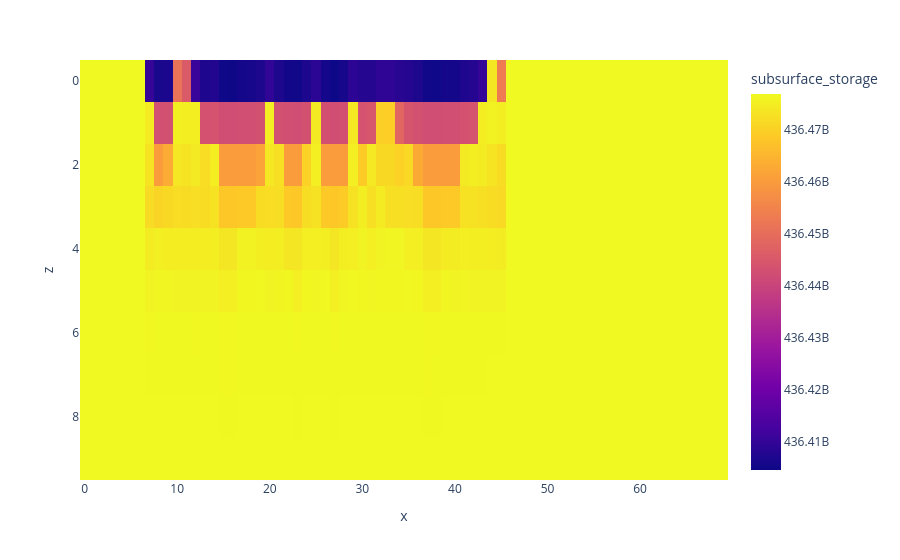

The notebook cell saved with this chart:
### Code cell
px.imshow(storage_diff_snapshot.isel(y=40))

### Figure 1 — Plotly figure (JSON) as saved in the notebook; plotly's stock layout.template omitted (floating-point values rounded to 4 significant figures; data arrays with more than 128 entries replaced by an {"elided": "..."} marker saying what was removed)
{"data": [{"coloraxis": "coloraxis", "hovertemplate": "x: %{x}<br>z: %{y}<br>subsurface_storage: %{z}<extra></extra>", "name": "0", "type": "heatmap", "x": [0, 1, 2, 3, 4, 5, 6, 7, 8, 9, 10, 11, 12, 13, 14, 15, 16, 17, 18, 19, 20, 21, 22, 23, 24, 25, 26, 27, 28, 29, 30, 31, 32, 33, 34, 35, 36, 37, 38, 39, 40, 41, 42, 43, 44, 45, 46, 47, 48, 49, 50, 51, 52, 53, 54, 55, 56, 57, 58, 59, 60, 61, 62, 63, 64, 65, 66, 67, 68, 69], "xaxis": "x", "y": [0, 1, 2, 3, 4, 5, 6, 7, 8, 9], "yaxis": "y", "z": {"elided": "10x70 float values"}}], "layout": {"coloraxis": {"colorbar": {"title": {"text": "subsurface_storage"}}, "colorscale": [[0, "#0d0887"], [0.1111, "#46039f"], [0.2222, "#7201a8"], [0.3333, "#9c179e"], [0.4444, "#bd3786"], [0.5556, "#d8576b"], [0.6667, "#ed7953"], [0.7778, "#fb9f3a"], [0.8889, "#fdca26"], [1, "#f0f921"]]}, "margin": {"t": 60}, "xaxis": {"anchor": "y", "domain": [0, 1], "title": {"text": "x"}}, "yaxis": {"anchor": "x", "autorange": "reversed", "domain": [0, 1], "title": {"text": "z"}}}}
